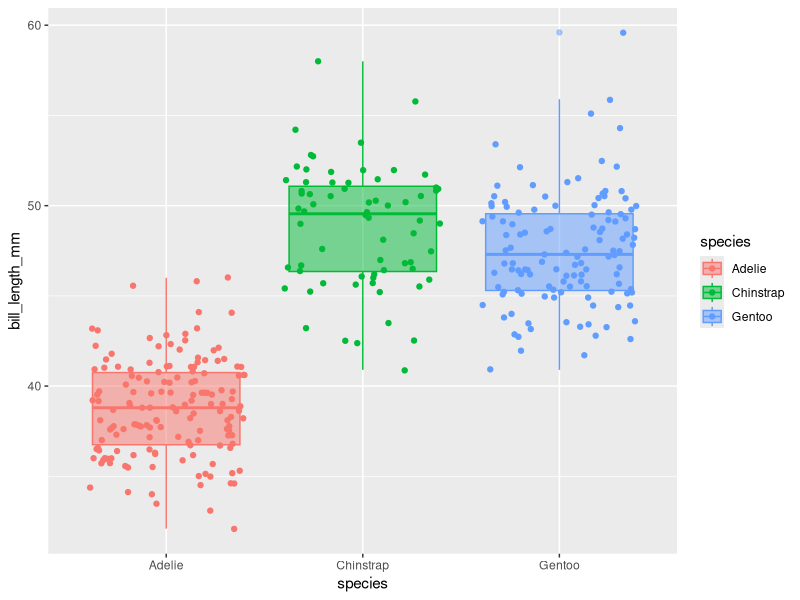

The R script that drew this image:
## ---- chunk 1
#| warning: false
library(tidyverse)
library(palmerpenguins)
penguins %>% 
  group_by(species) %>% 
  drop_na() %>% 
  summarise(bill_length_mean = mean(bill_length_mm), bill_lengh_sd = sd(bill_length_mm))

## ---- chunk 2
penguins %>% 
  filter(species=="Adelie") %>% 
  select(bill_length_mm) -> m
t.test(m, mu = 39.2, alternative = "two.sided")
t.test(m, mu = 39.2, alternative = "greater")
t.test(m, mu = 39.2, alternative = "less")

penguins %>% 
  filter(species=="Chinstrap") %>% 
  select(bill_length_mm) -> m
t.test(m, mu = 39.2, alternative = "two.sided")
t.test(m, mu = 39.2, alternative = "greater")
t.test(m, mu = 39.2, alternative = "less")

penguins %>% 
  filter(species=="Gentoo") %>% 
  select(bill_length_mm) -> m
t.test(m, mu = 39.2, alternative = "two.sided")
t.test(m, mu = 39.2, alternative = "greater")
t.test(m, mu = 39.2, alternative = "less")

## ---- chunk 3
penguins %>% 
  filter(species=="Adelie") %>% 
  pull(bill_length_mm)-> m # Note that I had to use the fucntion pull to extract a numeric vector rather than a tibble acecpted by t.test before
wilcox.test(m, mu = 39.2, alternative = "two.sided")
wilcox.test(m, mu = 39.2, alternative = "greater")
wilcox.test(m, mu = 39.2, alternative = "less")

## ---- chunk 4

## Method 1

penguins %>% 
  filter(species=="Chinstrap") %>% 
  pull(bill_length_mm)->x

penguins %>% 
  filter(species=="Gentoo") %>% 
  pull(bill_length_mm)->y

t.test(x, y, var.equal = TRUE, alternative="two.sided") # testing if they are different
t.test(x, y, alternative="greater")
t.test(x, y, alternative="less")

## Method 2

penguins %>% 
  filter(species!="Adelie")->peng.t.test 
  t.test(bill_length_mm~species, var.equal=TRUE, data = peng.t.test)
   t.test(bill_length_mm~species, var.equal=FALSE, data = peng.t.test)
## ---- chunk 5
anova_result <- aov(bill_length_mm ~ species, data = penguins)
summary(anova_result)
## ---- chunk 6
penguins %>% 
  ggplot(aes(species, bill_length_mm, color=species, fill=species))+
  geom_jitter() +
  geom_boxplot(alpha=0.5)

